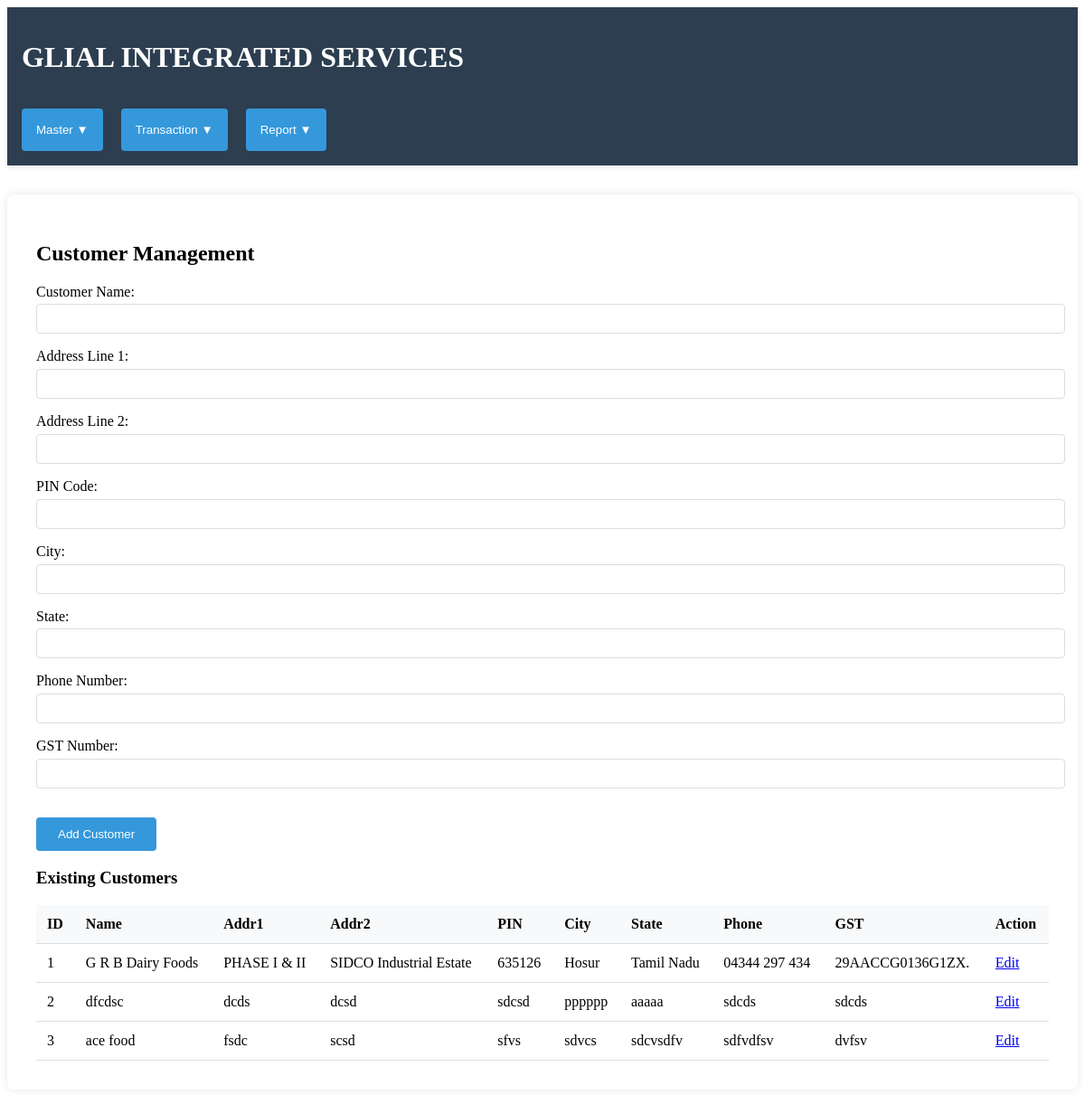
Page /master/customer on the committed database.
### business-app/app.py (models this page shows)
class Customer(db.Model):
    id = db.Column(db.Integer, primary_key=True)
    name = db.Column(db.String(100), nullable=False)
    address_line1 = db.Column(db.String(200))
    address_line2 = db.Column(db.String(200))
    pincode = db.Column(db.String(10))
    city = db.Column(db.String(50))
    state = db.Column(db.String(50))
    phone = db.Column(db.String(20))
    gst = db.Column(db.String(15))

### business-app/app.py (the view, shortened to what this page needs)
@app.route('/master/customer', methods=['GET','POST'])
def master_customer():
    customers = Customer.query.all()
    return render_template('master/customer.html', customers=customers)

### business-app/templates/master/customer.html (shortened to what this page needs)
{% extends "base.html" %} {% block content %}
<div class="container">
  <h2>Customer Management</h2>
  <form
    method="POST"
    action="{% if edit_customer %}{{ url_for('master_customer_edit', id=edit_customer.id) }}{% else %}{{ url_for('master_customer') }}{% endif %}"
  >
    <div class="form-group">
      <label>Customer Name:</label>
      <input
        type="text"
        name="name"
        required
        value="{{ edit_customer.name if edit_customer else '' }}"
      />
    </div>
    <div class="form-group">
      <label>Address Line 1:</label>
      <input
        type="text"
        name="address_line1"
        value="{{ edit_customer.address_line1 if edit_customer else '' }}"
      />
    </div>
    <div class="form-group">
      <label>Address Line 2:</label>
      <input
        type="text"
        name="address_line2"
        value="{{ edit_customer.address_line2 if edit_customer else '' }}"
      />
    </div>
    <div class="form-group">
      <label>PIN Code:</label>
      <input
        type="text"
        name="pincode"
        value="{{ edit_customer.pincode if edit_customer else '' }}"
      />
    </div>
    <div class="form-group">
      <label>City:</label>
      <input
        type="text"
        name="city"
        value="{{ edit_customer.city if edit_customer else '' }}"
      />
    </div>
    <div class="form-group">
      <label>State:</label>
      <input
        type="text"
        name="state"
        value="{{ edit_customer.state if edit_customer else '' }}"
      />
    </div>
    <div class="form-group">
      <label>Phone Number:</label>
      <input
        type="text"
        name="phone"
        value="{{ edit_customer.phone if edit_customer else '' }}"
      />
    </div>
    <div class="form-group">
      <label>GST Number:</label>
      <input
        type="text"
        name="gst"
        value="{{ edit_customer.gst if edit_customer else '' }}"
      />
    </div>
    <button type="submit">
      {{ 'Update' if edit_customer else 'Add Customer' }}
    </button>
  </form>
  <h3>Existing Customers</h3>
  <table>
    <thead>
      <tr>
        <th>ID</th>
        <th>Name</th>
        <th>Addr1</th>
        <th>Addr2</th>
        <th>PIN</th>
        <th>City</th>
        <th>State</th>
        <th>Phone</th>
        <th>GST</th>
        <th>Action</th>
      </tr>
    </thead>
    <tbody>
      {% for c in customers %}
      <tr>
        <td>{{ c.id }}</td>
        <td>{{ c.name }}</td>
        <td>{{ c.address_line1 }}</td>
        <td>{{ c.address_line2 }}</td>
        <td>{{ c.pincode }}</td>
        <td>{{ c.city }}</td>
        <td>{{ c.state }}</td>
        <td>{{ c.phone }}</td>
        <td>{{ c.gst }}</td>
        <td>
          <a href="{{ url_for('master_customer_edit', id=c.id) }}">Edit</a>
        </td>
      </tr>
      {% endfor %}
    </tbody>
  </table>
</div>
{% endblock %}

### business-app/static/css/style.css (style rules this page uses)
.container { max-width: 1200px; margin: 2rem auto; padding: 2rem; background-color: white; border-radius: 8px; box-shadow: 0 0 10px rgba(0, 0, 0, 0.1); }
.form-group { margin-bottom: 1rem; }
input, select, textarea { width: 100%; padding: 0.5rem; margin-top: 0.3rem; border: 1px solid #ddd; border-radius: 4px; }
button { background-color: #3498db; color: white; padding: 0.7rem 1.5rem; border: none; border-radius: 4px; cursor: pointer; margin-top: 1rem; }
table { width: 100%; border-collapse: collapse; margin-top: 1rem; }
th, td { padding: 12px; text-align: left; border-bottom: 1px solid #ddd; }
th { background-color: #f8f9fa; }

### rows in the picture
Customer: id "1", name "G R B Dairy Foods", address_line1 "PHASE I & II", address_line2 "SIDCO Industrial Estate", pincode "635126", city "Hosur", state "Tamil Nadu", phone "04344 297 434", gst "29AACCG0136G1ZX."
Customer: id "2", name "dfcdsc", address_line1 "dcds", address_line2 "dcsd", pincode "sdcsd", city "pppppp", state "aaaaa", phone "sdcds", gst "sdcds"
Customer: id "3", name "ace food", address_line1 "fsdc", address_line2 "scsd", pincode "sfvs", city "sdvcs", state "sdcvsdfv", phone "sdfvdfsv", gst "dvfsv"

### other values in the picture
{{ 'Update' if edit_customer else 'Add Customer' }} "Add Customer"
